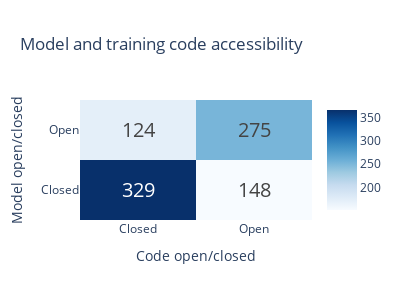

Write notebook code for a chart like this one.
### Code cell
import plotly.graph_objects as go

# Data
z = [[329, 148],
     [124, 275]]

fig = go.Figure(data=go.Heatmap(
    z=model_code_counts.values,
    x=model_code_counts.columns,
    y=model_code_counts.index,
    hoverongaps = False,
    text=z,
    texttemplate="%{text}",
    textfont={"size":20},
    colorscale='Blues'
))

fig.update_layout(
    autosize=False,
    width=400,
    height=300,
    title='Model and training code accessibility',
    xaxis_title='Code open/closed',
    yaxis_title='Model open/closed'
)

save_plot(fig, results_dir, f'model_code_accessibility_heatmap')

fig.show()

### Figure 1 — Plotly figure (JSON) as saved in the notebook; plotly's stock layout.template omitted (floating-point values rounded to 4 significant figures)
{"data": [{"colorscale": [[0, "rgb(247,251,255)"], [0.125, "rgb(222,235,247)"], [0.25, "rgb(198,219,239)"], [0.375, "rgb(158,202,225)"], [0.5, "rgb(107,174,214)"], [0.625, "rgb(66,146,198)"], [0.75, "rgb(33,113,181)"], [0.875, "rgb(8,81,156)"], [1, "rgb(8,48,107)"]], "hoverongaps": false, "text": [[329, 148], [124, 275]], "textfont": {"size": 20}, "texttemplate": "%{text}", "type": "heatmap", "x": ["Closed", "Open"], "y": ["Closed", "Open"], "z": [[366, 152], [172, 252]]}], "layout": {"autosize": false, "height": 300, "title": {"text": "Model and training code accessibility"}, "width": 400, "xaxis": {"title": {"text": "Code open/closed"}}, "yaxis": {"title": {"text": "Model open/closed"}}}}
